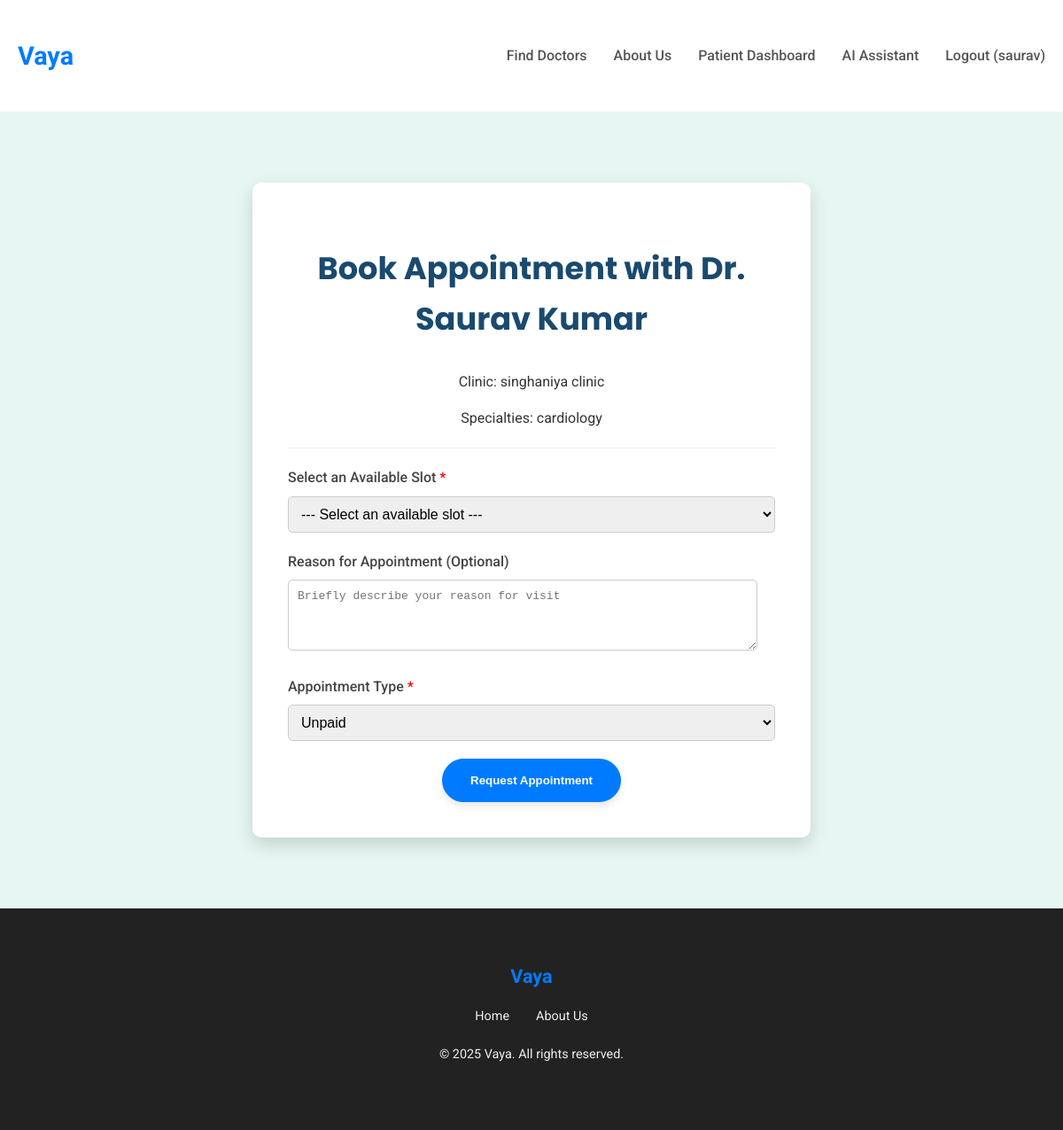
The app's page /doctors/1/book-appointment/ (signed in), older data.
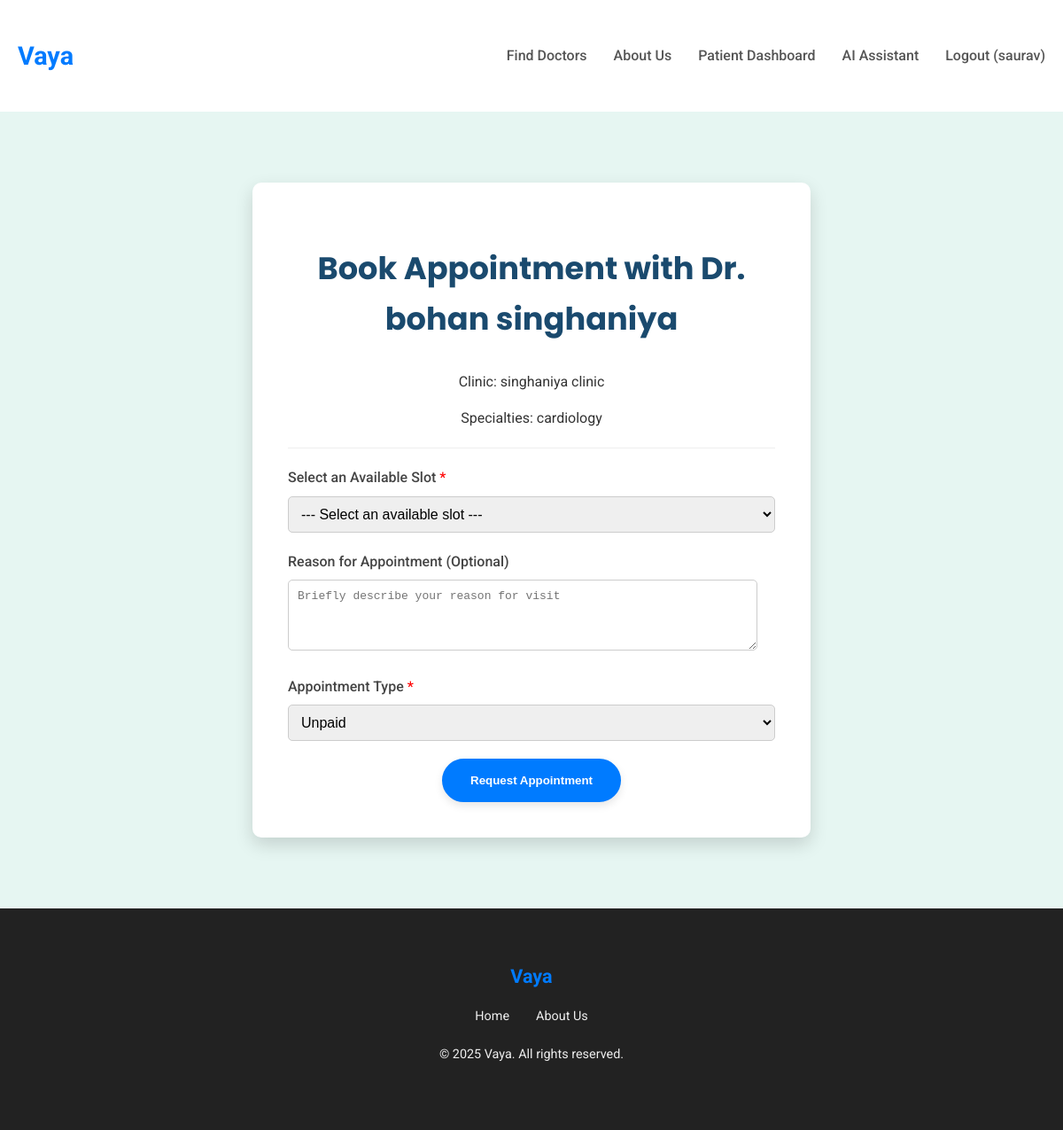
The same page, newer data.
### doctors/models.py (models this page shows, shortened)
class Doctor(models.Model):
    user = models.OneToOneField(CustomUser, on_delete=models.SET_NULL, null=True, blank=True, related_name='doctor_login_profile')
    full_name = models.CharField(max_length=200)
    specialties = models.ManyToManyField(Specialty, blank=True, related_name='doctors')
    clinic_name = models.CharField(max_length=200)
    clinic_address = models.TextField()
    contact_phone = models.CharField(max_length=15, unique=True)
    contact_email = models.EmailField(unique=True, blank=True, null=True)
    qualifications = models.TextField(blank=True, null=True)
    is_approved = models.BooleanField(default=False)
    working_days = models.CharField(
        max_length=100,
        blank=True,
        null=True,
        help_text="E.g., Mon-Fri, Mon,Wed,Fri, or All Weekends"
    )
    start_time = models.TimeField(blank=True, null=True)
    end_time = models.TimeField(blank=True, null=True)
    class Meta:
        ordering = ['full_name']

class Specialty(models.Model):
    name = models.CharField(max_length=100, unique=True)
    class Meta:
        verbose_name_plural = "Specialties"

### doctors/views.py (the view)
# urls.py: path('<int:doctor_id>/book-appointment/', views.book_appointment, name='book_appointment'),
@login_required
def book_appointment(request, doctor_id):
    doctor = get_object_or_404(Doctor, id=doctor_id, is_approved=True)
    try:
        logged_in_doctor_profile = request.user.doctor_login_profile
        messages.error(request, "Doctors cannot book appointments for themselves using this form.")
        return redirect('doctor_dashboard')
    except Doctor.DoesNotExist:
        pass
    if request.method == 'POST':
        form = AppointmentBookingForm(request.POST, doctor=doctor)
        if form.is_valid():
            selected_slot = form.cleaned_data['available_slot']
            if Appointment.objects.filter(
                appointment_slot=selected_slot,
                status__in=['pending', 'confirmed']
            ).exists():
                messages.error(request, "This slot is no longer available. Please select another time.")
                form = AppointmentBookingForm(doctor=doctor) # Re-initialize form with doctor to refresh slots
                context = {'doctor': doctor, 'form': form}
                return render(request, 'doctors/book_appointment.html', context)
            appointment = form.save(commit=False)
            appointment.patient = request.user
            appointment.doctor = doctor
            appointment.appointment_date = selected_slot.date # Set date from slot
            appointment.appointment_time = selected_slot.start_time # Set time from slot (start_time of slot)
            appointment.appointment_slot = selected_slot # <--- IMPORTANT: Link to the selected slot
            appointment.save()
            selected_slot.is_available = False
            selected_slot.save()
            messages.success(request, f"Your appointment with Dr. {doctor.full_name} on {appointment.appointment_date} at {appointment.appointment_time} has been requested. It is currently pending confirmation.")
            return redirect('appointment_success')
        else:
            messages.error(request, 'Please correct the errors below.')
    else: # GET request
        form = AppointmentBookingForm(doctor=doctor)
    context = {
        'doctor': doctor,
        'form': form,
    }
    return render(request, 'doctors/book_appointment.html', context)

### doctors/forms.py (shortened to what this page needs)
class AppointmentBookingForm(forms.ModelForm):
    appointment_date = forms.DateField(
        widget=forms.DateInput(attrs={'type': 'date', 'class': 'form-control'}),
        label="Preferred Date"
    )
    appointment_time = forms.TimeField(
        widget=forms.TimeInput(attrs={'type': 'time', 'class': 'form-control'}),
        label="Preferred Time"
    )
    class Meta:
        model = Appointment
        fields = ['appointment_date', 'appointment_time', 'reason', 'appointment_type']
        labels = {
            'reason': 'Reason for Appointment (Optional)',
            'appointment_type': 'Appointment Type'
        }
        widgets = {
            'reason': forms.Textarea(attrs={'rows': 3, 'placeholder': 'Briefly describe your reason for visit'}),
            'appointment_type': forms.Select(attrs={'class': 'form-control'})
        }

### templates/doctors/book_appointment.html (shortened to what this page needs)
{% extends 'base.html' %}
{% block content %}
    <section class="booking-section">
        <div class="container">
            <div class="booking-card">
                <h2>Book Appointment with Dr. {{ doctor.full_name }}</h2>
                <p>Clinic: {{ doctor.clinic_name }}</p>
                <p>Specialties:
                    {% for specialty in doctor.specialties.all %}
                        {{ specialty.name }}{% if not forloop.last %}, {% endif %}
                    {% empty %}
                        N/A
                    {% endfor %}
                </p>
                <hr style="margin: 20px 0; border: 0; border-top: 1px solid #eee;">
                <form method="post">
                    <div class="form-group">
                        <label for="{{ form.available_slot.id_for_label }}">Select an Available Slot <span style="color: red;">*</span></label>
                        {{ form.available_slot }}
                    </div>
                    <div class="form-group">
                        <label for="{{ form.reason.id_for_label }}">Reason for Appointment (Optional)</label>
                        {{ form.reason }}
                    </div>
                    <div class="form-group">
                        <label for="{{ form.appointment_type.id_for_label }}">Appointment Type <span style="color: red;">*</span></label>
                        {{ form.appointment_type }}
                    </div>
                    <button type="submit" class="btn-primary">Request Appointment</button>
                </form>
            </div>
        </div>
    </section>
{% endblock %}

Row changes from the older to the newer data that the page shows:
changed Doctor "singhaniya clinic": full_name "Saurav Kumar" → "bohan singhaniya"
